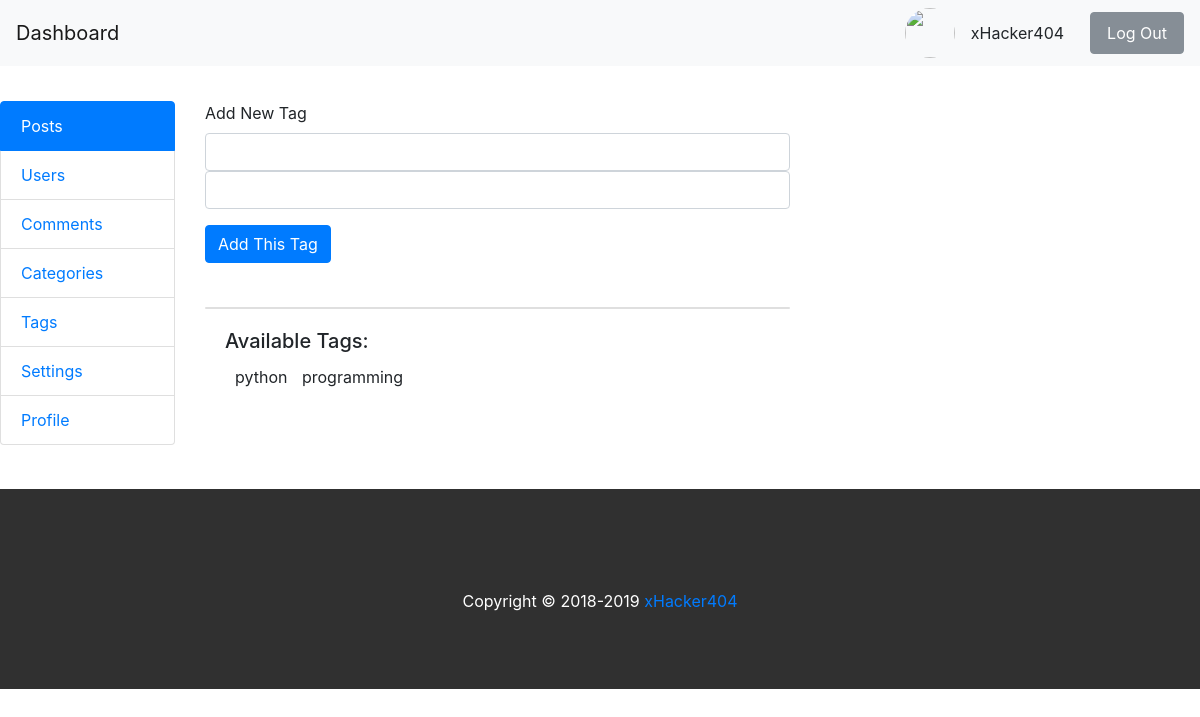
The app's page /backend/tags/, older data.
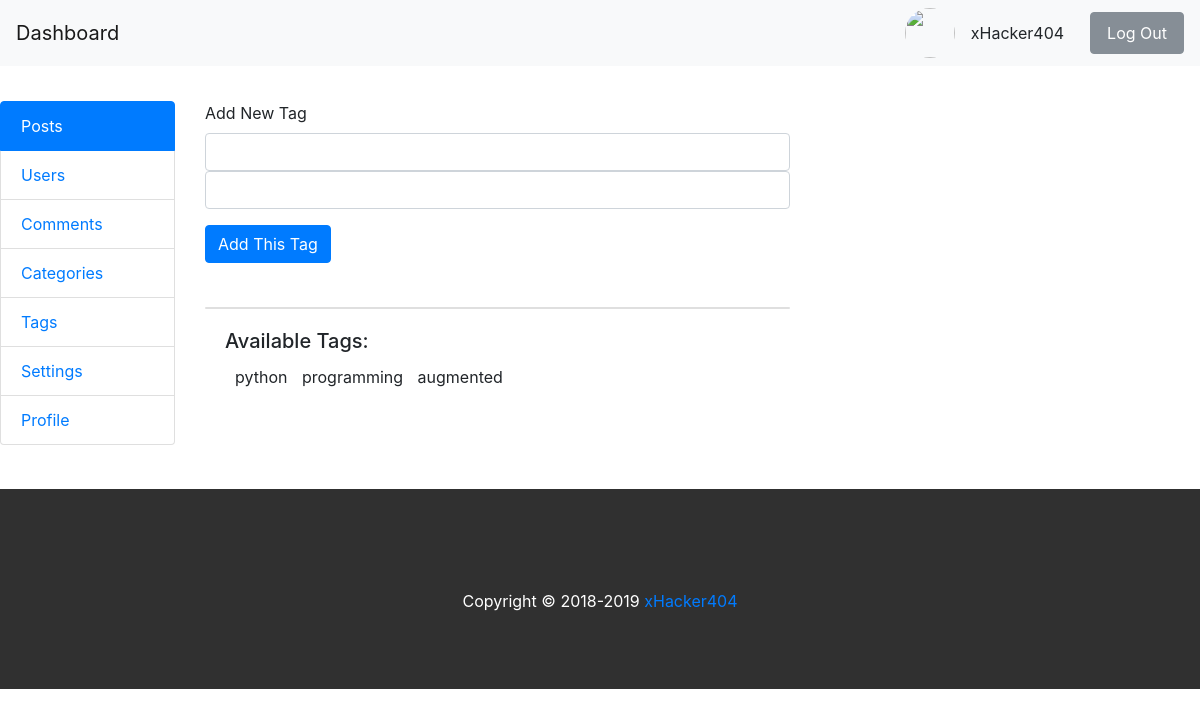
The same page, newer data.
### blog/models.py (models this page shows, shortened)
class Tag(models.Model):
    text = models.CharField(max_length=100, unique=True)
    slug = models.CharField(max_length=100, unique=True)

### backend/views.py (the view)
# urls.py: path('tags/', views.tags, name='tags'),
def tags(request):
    tags = Tag.objects.all()
    my_dict = {'taxonomy':'Tag','tags':tags }
    return render(request, 'backend/taxonomy.html', context=my_dict)

### blog/context_processors.py (called while the page is built)
def post_widget(request):
    all_posts = Post.objects.filter(status='published').order_by('published_date')
    years = []
    tags = Tag.objects.all()
    categories = Category.objects.all()
    for post in all_posts :
        year = post.published_date.year
        if year not in years:
            years.append(year)
    return {
    'all_posts':all_posts,
    'years':years,
    'tags':tags,
    'categories':categories
    }

def site_settings(request):
    settings = BlogSettings.objects.get(id=1)
    site_icon = settings.site_icon
    site_logo = settings.site_logo
    site_title = settings.site_title
    tagline = settings.tagline
    keywords = settings.keywords
    description = settings.description
    post_per_page = settings.post_per_page
    return {
    'site_icon':site_icon,
    'site_logo':site_logo,
    'site_title':site_title,
    'tagline':tagline,
    'keywords':keywords,
    'description':description,
     'post_per_page':post_per_page
    }

### templates/backend/taxonomy.html (shortened to what this page needs)
<!DOCTYPE html>
{% extends 'backend/base.html'%}
{% block content %}
<div class="col-md-6">
		<div class="post">
			 <div class="form-group">
				 {% if taxonomy == 'category' %}
				 <form action="{% url 'backend:add_new_category' %}" method="POST" >
				 {% else %}
				 <form action="{% url 'backend:add_new_tag' %}" method="POST" >
				 {% endif %}
					<label for="new_tag">Add New {{taxonomy}}</label>
					<input type="text" class="form-control"  name="text" id="new_tag">
					<input type="text" class="form-control" name="slug" >
				</div>
				<button type="submit" class="btn btn-primary">Add This {{taxonomy}} </button>
		<div class="card" style="margin-top: 44px;">
		</div>
		<div class="card-body">
				{% if taxonomy == 'category' %}
				<h2 class="card-title" style="font-size:20px;">Available Categories:</h2>
				<ul>
						{% for category in categories %}
						<li>{{category.text }}</li>
						{% endfor %}
				</ul>
				{% else %}
				<h2 class="card-title" style="font-size:20px;">Available Tags:</h2>
				<ul>
						{% for tag in tags %}
						<li>{{ tag.text }}</li>
						{% endfor %}
				</ul>
				{% endif %}
		</div>
		</div>
</div>
<div class="col-md-2">
</div>
</div>
{% endblock %}

Row changes from the older to the newer data that the page shows:
added Tag: text "augmented"
